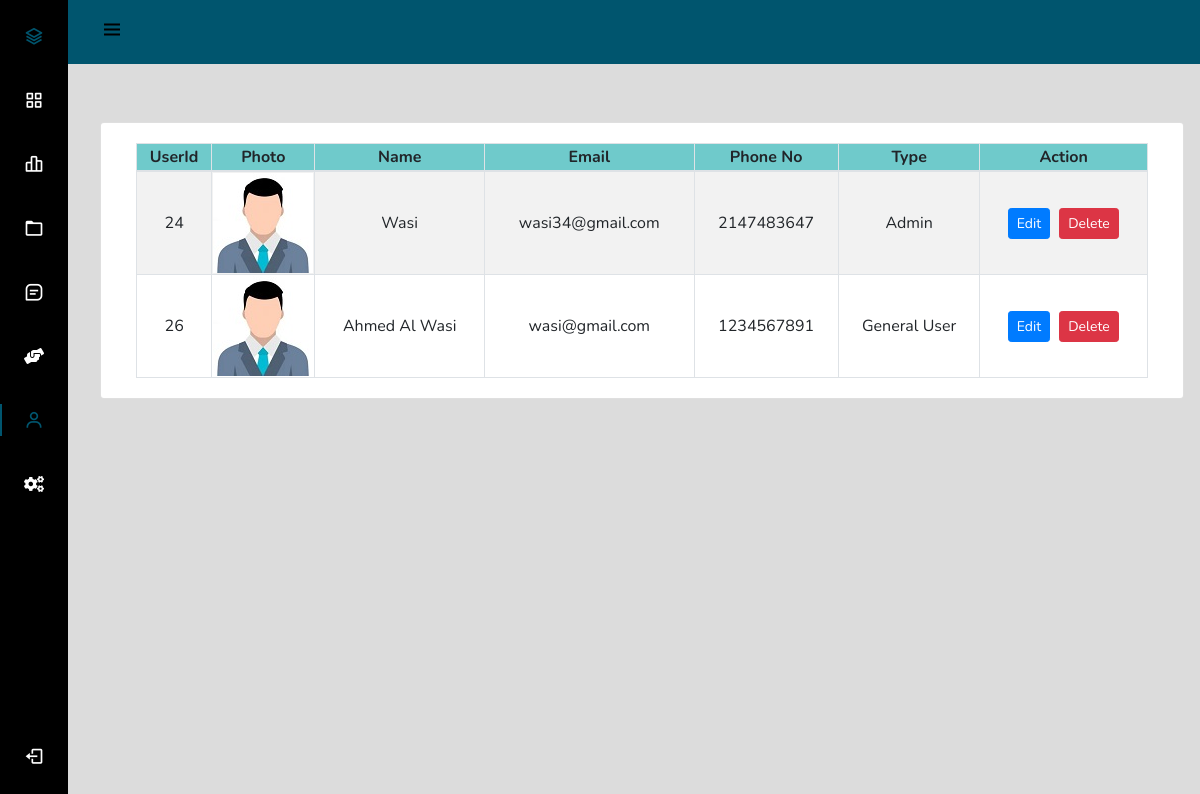
Screenshot of /admin/index.php?page=userManage (signed in) with the database file from the repository.
### tables this page shows
CREATE TABLE `pizabites_signup` (
  `UserType` varchar(255) NOT NULL,
  `id` int(11) NOT NULL,
  `name` varchar(255) NOT NULL,
  `email` varchar(255) NOT NULL,
  `pass` varchar(255) NOT NULL,
  `phoneNo` int(11) NOT NULL
);

### admin/userManage.php (the view, shortened to what this page needs)
<div class="container-fluid" style="margin-top:98px">
	    <br>
	<div class="row">
		<div class="card col-lg-12">
			<div class="card-body">
				<table class="table-striped table-bordered col-md-12 text-center">
                    <thead style="background-color: rgb(111 202 203);">
                        <tr>
                            <th>UserId</th>
                            <th style="width:7%">Photo</th>
                            <th>Name</th>
                            <th>Email</th>
                            <th>Phone No</th>
                            <th>Type</th>
                            <th>Action</th>
                        </tr>
                    </thead>
                    <tbody>
                        <?php
                            $sql = "SELECT * FROM pizabites_signup";
                            $result = mysqli_query($conn, $sql);
                            while($row=mysqli_fetch_assoc($result)) {
                                $Id = $row['id'];
                                $username = $row['name'];
                                $email = $row['email'];
                                $phone = $row['phoneNo'];
                                $userType = $row['UserType'];
                                echo '<tr>
                                    <td>' .$Id. '</td>
                                    <td><img src="\Codes\Pizzabites\menu\img\profilePic.jpg" width="100px" height="100px"></td>
                                    <td>' .$username. '</td>
                                    <td>' .$email. '</td>
                                    <td>' .$phone. '</td>
                                    <td>' .$userType. '</td>
                                    <td class="text-center">
                                        <div class="row mx-auto" style="width:112px">
                                            <button class="btn btn-sm btn-primary" data-toggle="modal" data-target="#editUser' .$Id. '" type="button">Edit</button>';
                                            if($Id == 1) {
                                                echo '<button class="btn btn-sm btn-danger" disabled style="margin-left:9px;">Delete</button>';
                                            }
                                            else {
                                                echo '<form action="partials/_userManage.php" method="POST">
                                                        <button name="removeUser" class="btn btn-sm btn-danger" style="margin-left:9px;">Delete</button>
                                                        <input type="hidden" name="Id" value="'.$Id. '">
                                                    </form>';
                                            }
                                    echo '</div>
                                    </td>
                                </tr>';
                            }
                        ?>
                    </tbody>
		        </table>
			</div>
		</div>
	</div>
</div>

### admin/assetsForSideBar/css/styles.css (style rules this page uses)
:root { --header-height: 3rem; --nav-width: 68px; --first-color: #000000; --first-color-light: #ffffff; --white-color: #00556e; --body-font: 'Nunito', sans-serif; --normal-font-size: 1rem; --z-fixed: 100; }
*,::before,::after { box-sizing: border-box; }
body { position: relative; margin: var(--header-height) 0 0 0; padding: 0 1rem; font-family: var(--body-font); font-size: var(--normal-font-size); transition: .5s; }
@media screen and (min-width: 768px) { body { margin: calc(var(--header-height) + 1rem) 0 0 0; padding-left: calc(var(--nav-width) + 2rem); } }

### rows the page displays
pizabites_signup: id "24", name "Wasi", email "wasi34@gmail.com", phoneNo "2147483647", UserType "Admin"
pizabites_signup: id "26", name "Ahmed Al Wasi", email "wasi@gmail.com", phoneNo "1234567891", UserType "General User"
